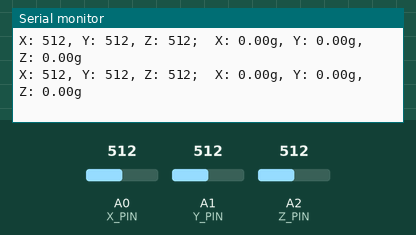
Simulated run of this sketch. Board: Arduino Uno, built with avr-gcc and run on an emulated ATmega328P. On the bench: the last lines printed to the serial monitor. Inputs (shaded band) come from the test bench; at power-on: A0 (X_PIN) = 512, A2 (Z_PIN) = 512, A1 (Y_PIN) = 512.

Above: at 1.2 s.
1.3 s: A0 (X_PIN) set to 105
At 1.33 s:
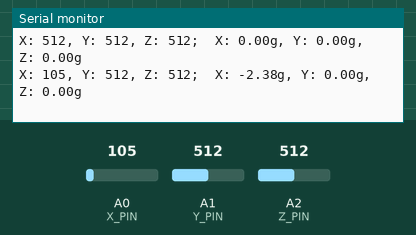
4.3 s: A0 (X_PIN) set to 90
At 4.3 s:
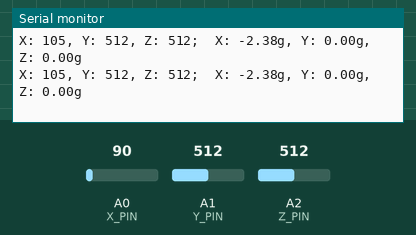
8.8 s: A2 (Z_PIN) set to 109
At 8.8 s:
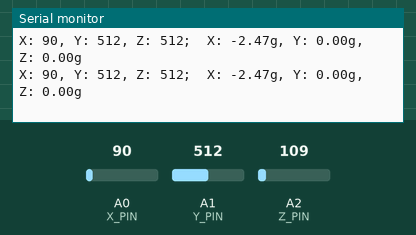
10.3 s: A2 (Z_PIN) set to 93
At 10.33 s:
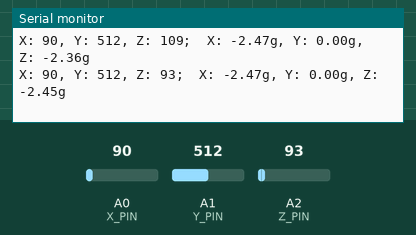
13.3 s: A1 (Y_PIN) set to 526
At 13.39 s:
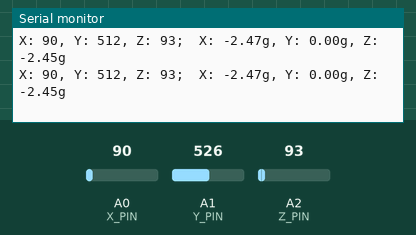
16.3 s: A1 (Y_PIN) set to 501
At 16.36 s:
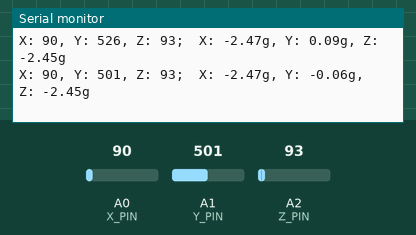
Timing chart, 0 to 18.8 s (numbered marks = the images above; inputs shaded):
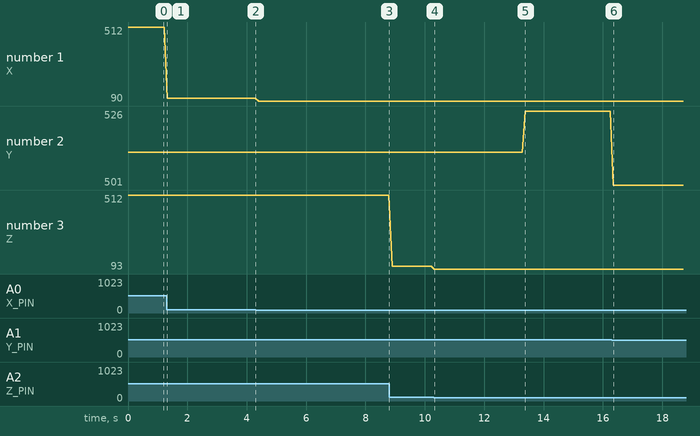

Measured:
- after the input at 1.3 s, the serial monitor: prints a new line at once (image 1)
- after the input at 10.3 s, the serial monitor: prints a new line at once (image 4)
- after the input at 16.3 s, the serial monitor: prints a new line after 0.05 s (image 6)
- plotted number 1: 512 → 105 after the input at 1.3 s, 105 → 90 after the input at 4.3 s
- plotted number 2: 512 → 526 after the input at 13.3 s, 526 → 501 after the input at 16.3 s
- plotted number 3: 512 → 109 after the input at 8.8 s, 109 → 93 after the input at 10.3 s

The sketch:

ADXL335Test.ino
```cpp
#define X_PIN A0		// 定義連接X_PIN的針腳
#define Y_PIN A1		// 定義連接Y_PIN的針腳
#define Z_PIN A2		// 定義連接Z_PIN的針腳

void setup(){			// 建立初始化區塊
  Serial.begin(9600);		// 設定鮑率為 9600 bps
}
float toG(float v){		// 將類比輸入的值轉成g
  return v * 6 / 1023 - 3;
}
void loop(){			// 主程式迴圈自動重複動作
  int x  = analogRead(X_PIN);	// 讀取數值
  int y  = analogRead(Y_PIN);
  int z  = analogRead(Z_PIN);

  Serial.print("X: ");		//顯示在Serial Monitor上
  Serial.print(x);
  Serial.print(", Y: ");
  Serial.print(y);
  Serial.print(", Z: ");
  Serial.print(z);
  Serial.print(";  X: ");
  Serial.print(toG(x));
  Serial.print("g, Y: ");
  Serial.print(toG(y));
  Serial.print("g, Z: ");
  Serial.print(toG(z));
  Serial.println("g");
  delay(100);
}
```
